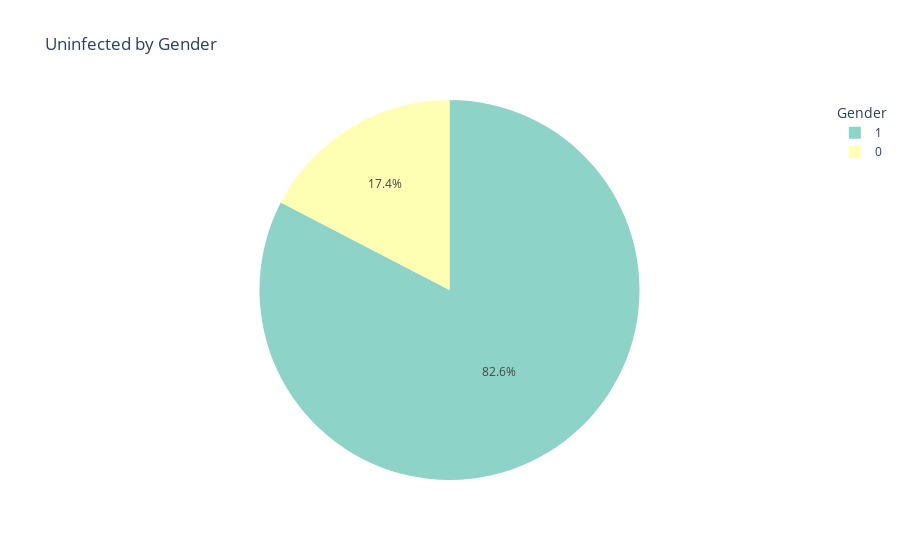
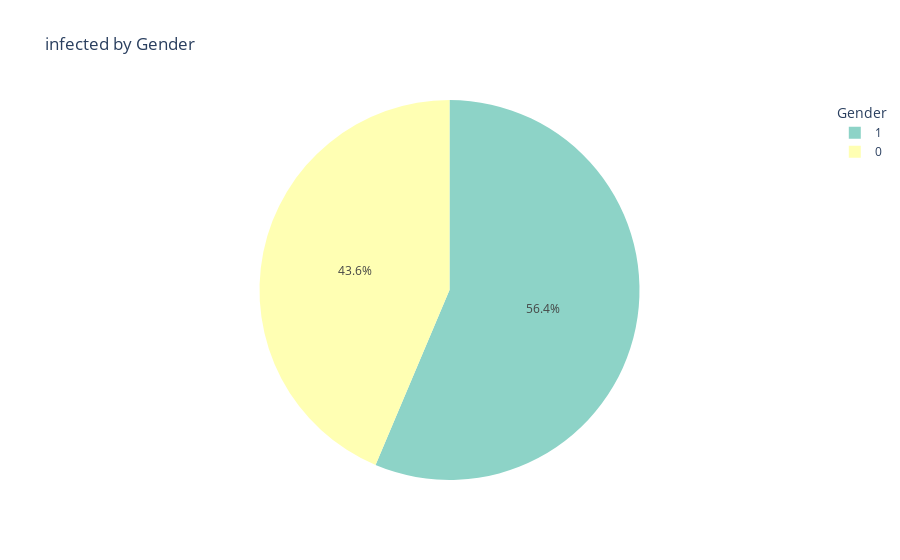

Source (notebook cell) for these figures, in order:
### Code cell
# Group data by Sex and Survived to get counts

target_counts = df.groupby(['sex', 'target']).size().reset_index(name='Count')

# Create a column for the survival status for better labeling
target_counts['target Status'] = target_counts['target'].map({0: 'not have heart disease', 1: 'have heart disease'})

# Separate data for survivors and non-survivors
survived_df = target_counts[target_counts['target'] == 0]
not_survived_df = target_counts[target_counts['target'] == 1]

# Create pie chart for survivors
fig_survived = px.pie(survived_df, values='Count', names='sex', title='Uninfected by Gender', 
                      labels={'sex': 'Gender', 'Count': 'Number of Uninfected'},
                      color_discrete_sequence=px.colors.qualitative.Set3)

# Create pie chart for non-survivors
fig_not_survived = px.pie(not_survived_df, values='Count', names='sex', title='infected by Gender', 
                          labels={'sex': 'Gender', 'Count': 'Number of infected'},
                          color_discrete_sequence=px.colors.qualitative.Set3)

# Update layout to add legend and titles
fig_survived.update_layout(showlegend=True, legend_title="Gender")
fig_not_survived.update_layout(showlegend=True, legend_title="Gender")

# Display the charts
fig_survived.show()
fig_not_survived.show()

### Figure 1 — Plotly figure (JSON) as saved in the notebook; plotly's stock layout.template omitted (floating-point values rounded to 4 significant figures)
{"data": [{"domain": {"x": [0, 1], "y": [0, 1]}, "hovertemplate": "Gender=%{label}<br>Number of Uninfected=%{value}<extra></extra>", "labels": [0, 1], "legendgroup": "", "name": "", "showlegend": true, "type": "pie", "values": [24, 114]}], "layout": {"legend": {"title": {"text": "Gender"}, "tracegroupgap": 0}, "piecolorway": ["rgb(141,211,199)", "rgb(255,255,179)", "rgb(190,186,218)", "rgb(251,128,114)", "rgb(128,177,211)", "rgb(253,180,98)", "rgb(179,222,105)", "rgb(252,205,229)", "rgb(217,217,217)", "rgb(188,128,189)", "rgb(204,235,197)", "rgb(255,237,111)"], "showlegend": true, "title": {"text": "Uninfected by Gender"}}}

### Figure 2 — Plotly figure (JSON) as saved in the notebook; plotly's stock layout.template omitted (floating-point values rounded to 4 significant figures)
{"data": [{"domain": {"x": [0, 1], "y": [0, 1]}, "hovertemplate": "Gender=%{label}<br>Number of infected=%{value}<extra></extra>", "labels": [0, 1], "legendgroup": "", "name": "", "showlegend": true, "type": "pie", "values": [72, 93]}], "layout": {"legend": {"title": {"text": "Gender"}, "tracegroupgap": 0}, "piecolorway": ["rgb(141,211,199)", "rgb(255,255,179)", "rgb(190,186,218)", "rgb(251,128,114)", "rgb(128,177,211)", "rgb(253,180,98)", "rgb(179,222,105)", "rgb(252,205,229)", "rgb(217,217,217)", "rgb(188,128,189)", "rgb(204,235,197)", "rgb(255,237,111)"], "showlegend": true, "title": {"text": "infected by Gender"}}}
